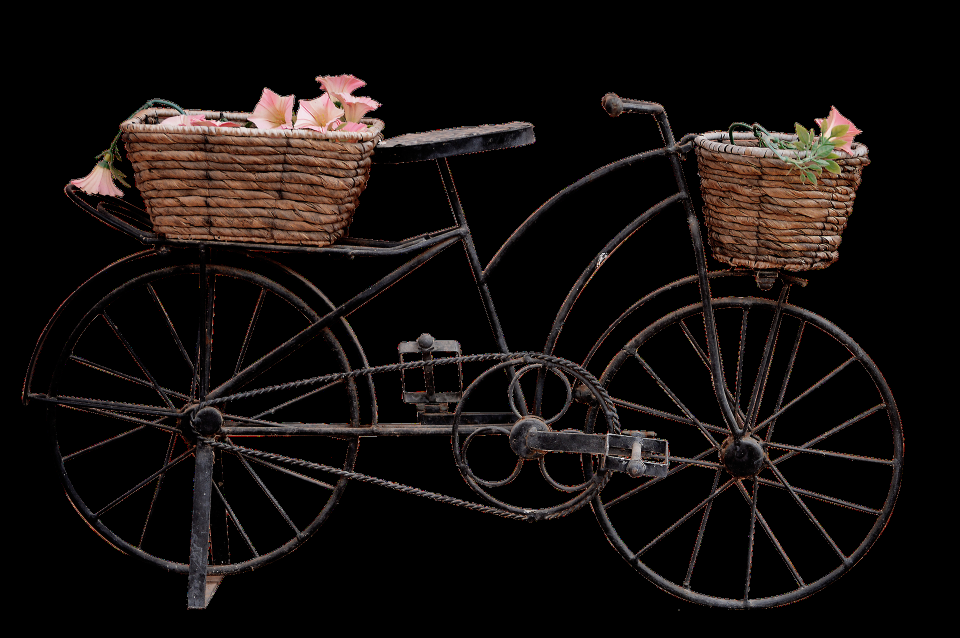
//> input picture assignment2/c/image.png, 1920 x 1276 px (shown at 1/2 size)
$ ./ex1 image.png 3   (built with g++ and OpenCV 4)
//> lines starting //> are read from the running program, lines starting //| are printed output that depends on the picture
#include <opencv2/highgui.hpp>
#include <opencv2/imgcodecs.hpp>
#include <opencv2/imgproc.hpp>
#include <iostream>
#include <stdio.h>
#include <string>
#include <cmath>
#include <map>
#include <vector>
#include "../a/Golomb.h"
using namespace std;
using namespace cv;

vector<vector<int>> cmp_vec;
string image;
int m;
Mat rgb;
Mat yuv;

int jpeg_ls_prediction(int a, int b, int c)
{
    if (c >= max(a, b))
        return min(a, b);
    else if (c <= min(a, b))
        return max(a, b);
    else
        return a + b - c;
}

// [42 lines left out: functions cmp, sort_map, vector_mean, vector_std_dev, not called in this run]

template <typename T>
// [10 lines left out: function show_vector, not called in this run]

template <typename T>
// [9 lines left out: function index_wrong, not called in this run]

void encode_image(Mat rgb, Mat yuv, vector<int> &Y, vector<int> &U, vector<int> &V, map<int, int> &char_count, vector<string> filenames)
{
    vector<int> file;
    for (int y = 0; y < yuv.cols; y++)
    {
        for (int x = 0; x < yuv.rows; x++)
        {
            int elem = (int)yuv.at<uchar>(y, x);

            if (char_count.count(elem) > 0)
            {
                char_count.at(elem) += 1;
            }
            else
            {
                char_count.emplace(elem, 1);
            }

            int a = (y == 0) ? 0 : (int)yuv.at<uchar>(y - 1, x);
            int b = (x == 0 || x == rgb.rows || x == yuv.rows - (rgb.rows / 4)) ? 0 : (int)yuv.at<uchar>(y, x - 1);
            int c = ((y == 0) || (x == 0 || x == rgb.rows || x == yuv.rows - (rgb.rows / 4))) ? 0 : (int)yuv.at<uchar>(y - 1, x - 1);
            if (x < rgb.rows)
            {
                int enc = elem - jpeg_ls_prediction(a, b, c);
                Y.push_back(enc);
                file.push_back(enc);
            }
            else if (x < yuv.rows - (rgb.rows / 4))
            {
                int enc = elem - jpeg_ls_prediction(a, b, c);
                U.push_back(enc);
                file.push_back(enc);
            }
            else
            {
                int enc = elem - jpeg_ls_prediction(a, b, c);
                V.push_back(enc);
                file.push_back(enc);
            }
        }
    }

    file.insert(file.cbegin(), rgb.cols);
    file.insert(file.cbegin(), rgb.rows);

    file.insert(file.cbegin(), rgb.cols);
    file.insert(file.cbegin(), rgb.rows / 4);

    file.insert(file.cbegin(), rgb.cols);
    file.insert(file.cbegin(), rgb.rows / 4);

    Y.insert(Y.cbegin(), rgb.cols); // parameters to recover Y size
    Y.insert(Y.cbegin(), rgb.rows);

    U.insert(U.cbegin(), rgb.cols); // parameters to recover U size
    U.insert(U.cbegin(), rgb.rows / 4);

    V.insert(V.cbegin(), rgb.cols); // parameters to recover V size
    V.insert(V.cbegin(), rgb.rows / 4);

    Golomb gol_y(m, filenames[0]);
    gol_y.encode(Y);

    Golomb gol_u(m, filenames[1]);
    gol_u.encode(U);

    Golomb gol_v(m, filenames[2]);
    gol_v.encode(V);

    /* cmp_vec.push_back(Y);
    cmp_vec.push_back(U);
    cmp_vec.push_back(V); */

    float size = Y.size();
    float num_chars = gol_y.get_filename_num_chars();
    cout << size << " characters were encoded for Y" << endl;
    cout << "Space used is " << num_chars << " bytes. " << endl;
    cout << "Entropy is " << num_chars * 8 / size << " bits/char" << endl
         << endl;

    size = U.size();
    num_chars = gol_u.get_filename_num_chars();
    cout << size << " characters were encoded for Cb" << endl;
    cout << "Space used is " << num_chars << " bytes. " << endl;
    cout << "Entropy is " << num_chars * 8 / size << " bits/char" << endl
         << endl;

    size = V.size();
    num_chars = gol_v.get_filename_num_chars();
    cout << size << " characters were encoded for Cr" << endl;
    cout << "Space used is " << num_chars << " bytes. " << endl;
    cout << "Entropy is " << num_chars * 8 / size << " bits/char" << endl
         << endl;

    cout << "----- Full Image ------" << endl
         << endl;

    cout << "Original" << endl
         << endl;

    Golomb tmp(1, image);
    num_chars = tmp.get_filename_num_chars();
    cout << "Space used is " << num_chars << " bytes. " << endl
         << endl;

    cout << "Compressed" << endl
         << endl;
    Golomb f(m, "full_image.bits");
    f.encode(file);

    size = file.size();
    num_chars = f.get_filename_num_chars();
    cout << size << " characters were encoded for the full image" << endl;
    cout << "Space used is " << num_chars << " bytes. " << endl;
    cout << "Entropy is " << num_chars * 8 / size << " bits/char" << endl
         << endl;

    f.delete_bin_file();
}

// [62 lines left out: function decode_image, not called in this run]

// [36 lines of commented-out code are left out]
int main(int argc, char **argv)
{
    if (argc != 3)
    {
        cout << "USAGE: ./ex1 <image1> <golomb_m_value>" << endl;
        exit(1);
    }
    image = argv[1];
    m = atoi(argv[2]);

    rgb = imread(image, IMREAD_COLOR);
//> rgb is the input picture: 1276 rows x 1920 cols, CV_8UC3; mean B, G, R 14.4, 16, 20.9

    if (rgb.empty())
    {
        cout << "Could not load or find image. Please try again!" << endl;
        exit(1);
    }
    cvtColor(rgb, yuv, COLOR_BGR2YUV_I420);
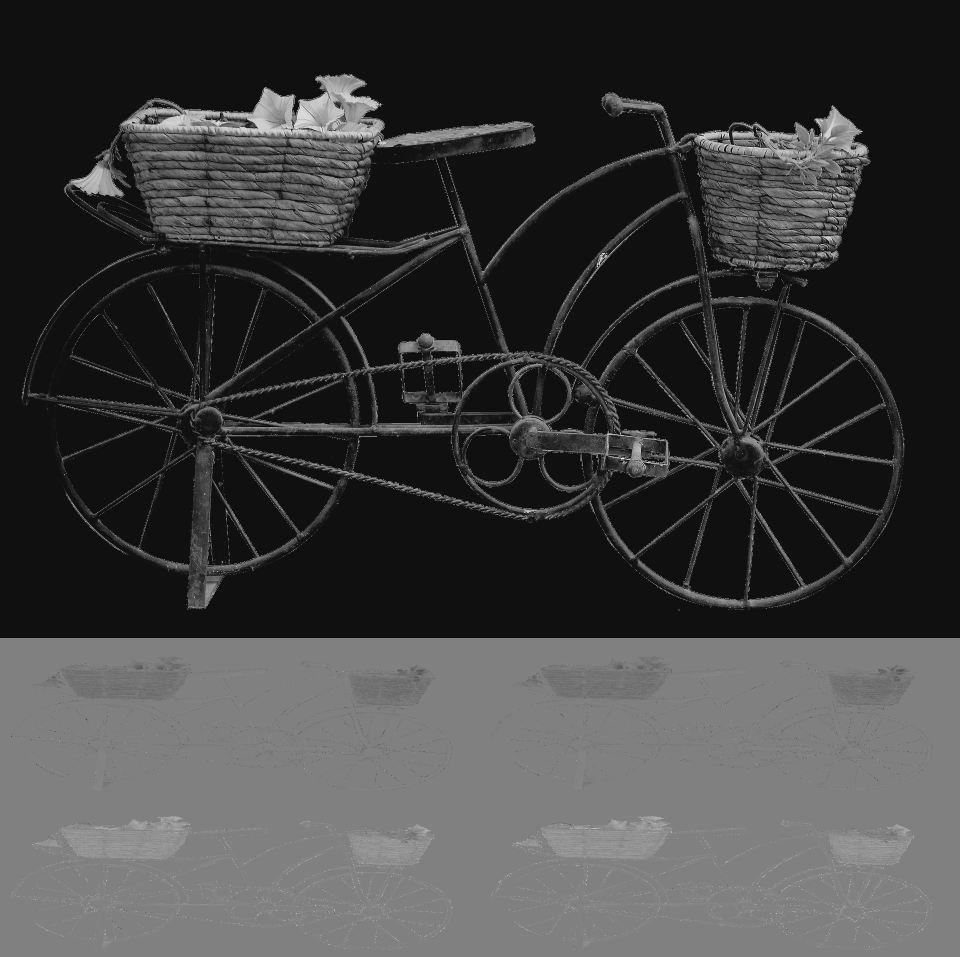
//> yuv: 1914 rows x 1920 cols, CV_8UC1 (shown at 1/2 size); min 16, max 240, mean 63.4
    // imshow("yuv", yuv);
    //  cout << rgb.cols << "x" << rgb.rows << endl;
    //  cout << yuv.cols << "x" << yuv.rows << endl;

    vector<int> Y, U, V;
    map<int, int> count_char;
    vector<string> filenames = {"y_encoded.bits", "u_encoded.bits", "v_encoded.bits"};
    encode_image(rgb, yuv, Y, U, V, count_char, filenames);
//> after the loop in encode_image, `for (int y = 0; y < yuv.cols; y++)`: char_count = 222 items; Y = 2449920 items; file = 3674880 items; U = 612480 items
//> in encode_image, `file.insert(file.cbegin(), rgb.cols);`: file = 3674881 items
//> in encode_image, `file.insert(file.cbegin(), rgb.rows);`: file = 3674882 items
//> in encode_image, `file.insert(file.cbegin(), rgb.cols);`: file = 3674883 items
//> in encode_image, `file.insert(file.cbegin(), rgb.rows / 4);`: file = 3674884 items
//> in encode_image, `file.insert(file.cbegin(), rgb.cols);`: file = 3674885 items
//> in encode_image, `file.insert(file.cbegin(), rgb.rows / 4);`: file = 3674886 items
//> in encode_image, `Y.insert(Y.cbegin(), rgb.cols);`: Y = 2449921 items
//> in encode_image, `Y.insert(Y.cbegin(), rgb.rows);`: Y = 2449922 items
//> in encode_image, `U.insert(U.cbegin(), rgb.cols);`: U = 612481 items
//> in encode_image, `U.insert(U.cbegin(), rgb.rows / 4);`: U = 612482 items
//> in encode_image, `V.insert(V.cbegin(), rgb.cols);`: V = 612481 items
//> in encode_image, `V.insert(V.cbegin(), rgb.rows / 4);`: V = 612482 items
//> (the run ends here: the program needs code that is not available in this run, at `Golomb gol_y(m, filenames[0]);`)
